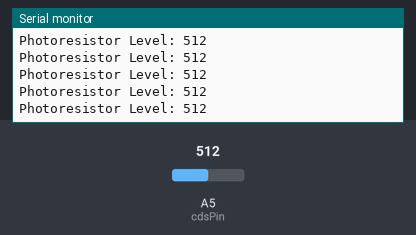
The sketch below on a simulated Arduino Uno, built with avr-gcc and run on an emulated ATmega328P. Shown: the last lines printed to the serial monitor. The test bench sets the inputs (shaded band); at power-on: A5 (cdsPin) = 512.

Above: at 1.2 s.
1.3 s: A5 (cdsPin) set to 716
At 2.2 s:
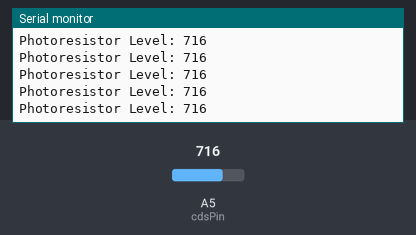
4.3 s: A5 (cdsPin) set to 900
At 5.1 s:
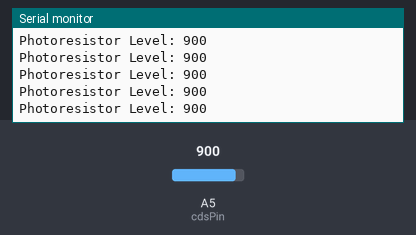
Timing chart, 0 to 7.3 s (numbered marks = the images above; inputs shaded):
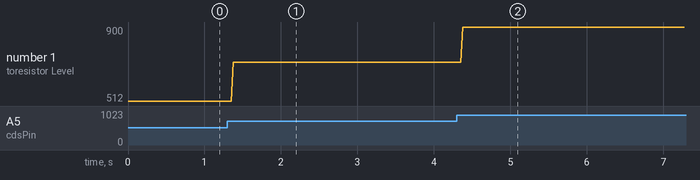

The sketch:

demoZ_photoresistor.ino
```cpp
const int cdsPin = A5; //this is also pin 7. 'A5' is a pre-defined cosntant for Energia

int sensorValue = 0;

void setup() {
  // initialize serial communication at 9600 bits per second:
  Serial.begin(9600);
}


void loop() {
  // read the analog light intensity
  sensorValue = analogRead(cdsPin);

   // print out the value you read:
  Serial.print("Photoresistor Level: ");
  // the value will be somewhere between 0 and 1023 for 10-bit analog to digital conversion
  Serial.println(sensorValue);
  delay(10);
}
```

Measured:
- after the input at 1.3 s, the serial monitor: prints a new line after 0.08 s (image 1)
- after the input at 4.3 s, the serial monitor: prints a new line after 0.08 s (image 2)
- plotted number 1: 512 → 716 after the input at 1.3 s, 716 → 900 after the input at 4.3 s
